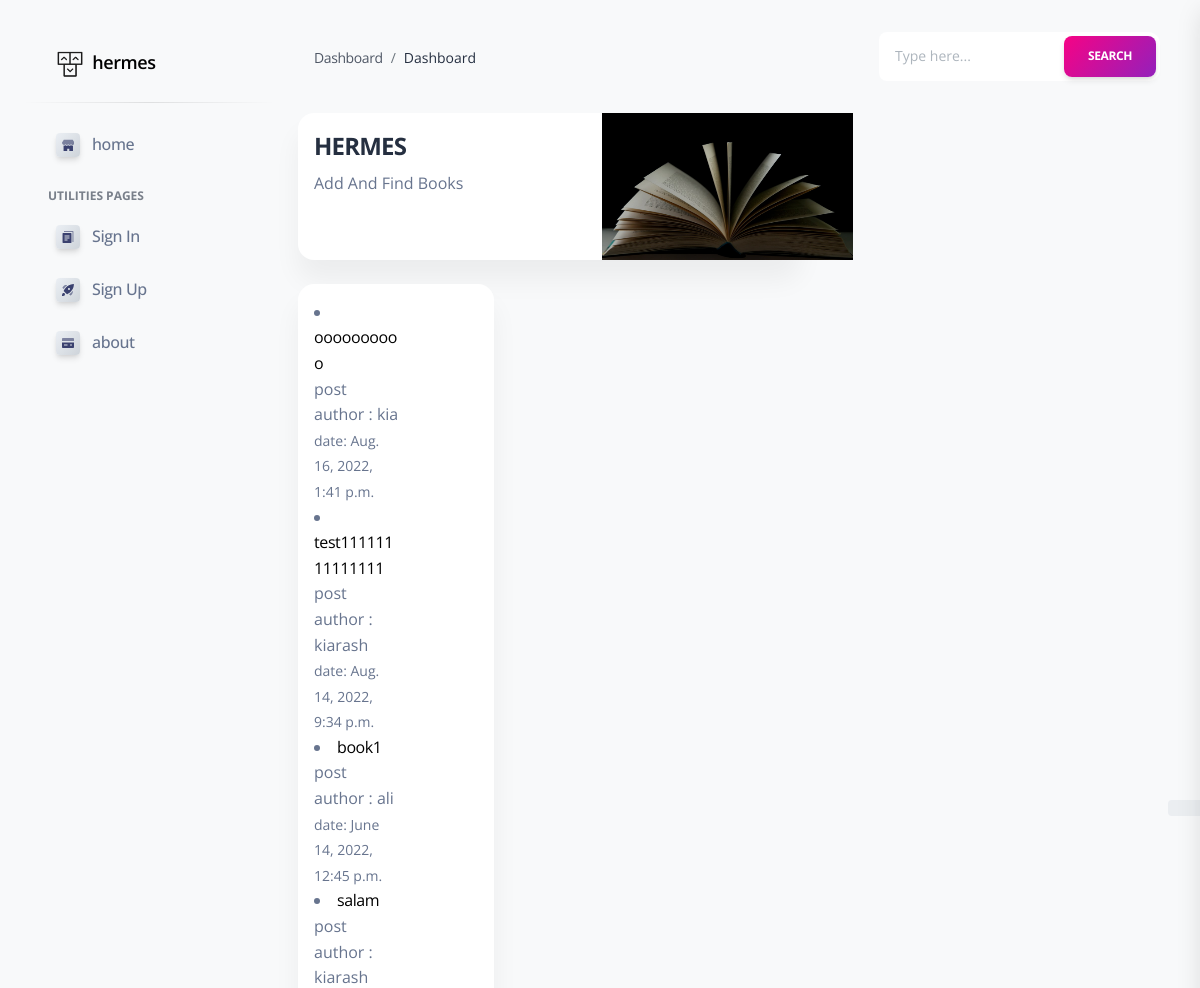
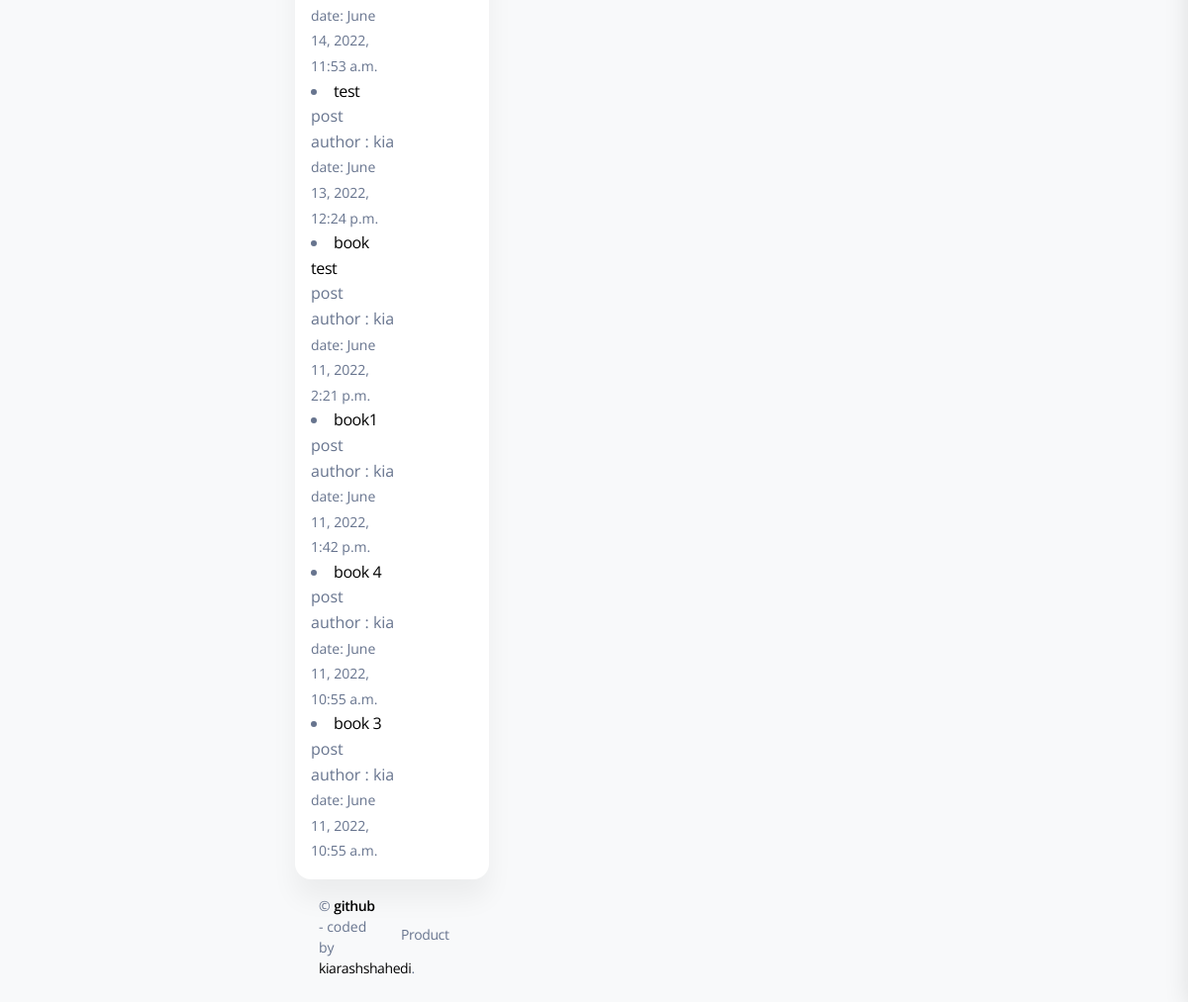
The page / on the database its author committed (2 pictures, top to bottom).
### post/models.py (models this page shows, shortened)
class Post(models.Model):
    title = models.CharField(max_length=200) #esme ketab
    slug = models.SlugField(unique=True)
    body = models.TextField() #darbareye ketab
    image = models.ImageField(upload_to='img') #ax ketab
    created = models.DateTimeField(auto_now_add=True)
    updated = models.DateTimeField(auto_now=True)
    author = models.ForeignKey(User, on_delete=models.CASCADE) #nevisande site
    book_author = models.CharField(max_length=200) #nevisande ketab
    date_of_book = models.IntegerField() #salechap

### post/views.py (the view)
# urls.py: path('', Home.as_view(), name = "home"),
class Home(ListView):
    model = Post
    template_name = 'post/home.html'
    ordering = ['-created']

### post/templates/post/home.html (shortened to what this page needs)
{% extends 'layouts/base.html' %}
{% load static %}
{% block content %}
    <div class="container-fluid py-4">
      <div class="row">
        <div class="col-lg-7 mb-lg-0 mb-4">
          <div class="card">
            <div class="card-body p-3">
              <div class="row">
                <div class="col-lg-6">
                  <div class="d-flex flex-column h-100">
                    <h4 class="font-weight-bolder">HERMES</h4>
                    <p class="mb-5">Add And Find Books</p>
                  </div>
                </div>
                <div class="col-lg-5 ms-auto text-center mt-5 mt-lg-0">
                  <div class="bg-gradient-primary border-radius-lg h-100">
                    <img src="{% static 'assets/img/shapes/photo-1589998059171-988d887df646.jpeg' %}" class="position-absolute h-100 w-50 top-0 d-lg-block d-none" alt="waves">
                    <div class="position-relative d-flex align-items-center justify-content-center h-100">
                    </div>
                  </div>
                </div>
              </div>
            </div>
          </div>
        </div>
      <div class="row mt-4">
        <div class="col-xl-3 col-sm-6 mb-xl-0 mb-4">
          <div class="card">
            <div class="card-body p-3">
              <div class="row">
                <div class="col-7">
                  <div class="numbers">
                    {% for post in object_list  %}
                    <li>
                      <a href="{% url 'postdetail' post.pk %}">
                          {{ post.title }}</a>
                          <br>
                          post author : {{ post.author }}
                          <br>
                          <small>
                              date: {{ post.created }}
                          </small>
                  </li>
                  {% endfor %}
                </div>
              </div>
            </div>
          </div>
        </div>
      {% include "includes/footer.html" %}
    </div>
{% endblock content %}

### post/templates/layouts/base.html (shortened to what this page needs)
{% load static %}
<!DOCTYPE html>
<html lang="en">
<head>
  <link href="{% static 'assets/css/nucleo-icons.css' %}" rel="stylesheet" />
  <link href="{% static 'assets/css/nucleo-svg.css' %}" rel="stylesheet" />
  <link href="{% static 'assets/css/nucleo-svg.css' %}" rel="stylesheet" />
  <link id="pagestyle" href="{% static 'assets/css/soft-ui-dashboard.css' %}" rel="stylesheet" />
</head>
<body class="g-sidenav-show bg-gray-100">
  {% include "includes/sidebar.html" %}
  <main class="main-content mt-4 border-radius-lg">
    {% include "includes/navigation.html" %}
    {% block content %}{% endblock content %}
  </main>
  {% include "includes/fixed-plugin.html" %}
</body>
</html>

### post/templates/includes/sidebar.html (shortened to what this page needs)
  <aside class="sidenav navbar navbar-vertical navbar-expand-xs border-0 border-radius-xl my-4 fixed-left ms-4" id="sidenav-main">
    <div class="sidenav-header">
      <a class="navbar-brand m-0" href="/">
        <img src="/static/assets/img/logo-ct.png" class="navbar-brand-img h-100 w-15" alt="...">
        <span class="ms-1 font-weight-bold">hermes</span>
      </a>
    </div>
    <hr class="horizontal dark mt-0">
    <div class="collapse navbar-collapse  w-auto" id="sidenav-collapse-main">
      <ul class="navbar-nav">
        <li class="nav-item mb-1">
          <a class="nav-link {% if 'index' in segment %} active {% endif %}" href="/">
            <div class="icon icon-shape icon-xs shadow border-radius-sm bg-gradient-light text-center me-2 d-flex align-items-center justify-content-center">
            </div>
            <span class="nav-link-text ms-1"> home</span>
          </a>
        </li>
        <li class="nav-item mt-3">
          <h6 class="ps-4 text-uppercase text-xs font-weight-bolder opacity-6">Utilities pages</h6>
        </li>
        <li class="nav-item mb-1">
          <a class="nav-link  " href="{% url 'login' %}">
            <div class="icon icon-shape icon-xs shadow border-radius-sm bg-gradient-light text-center me-2 d-flex align-items-center justify-content-center">
            </div>
            <span class="nav-link-text ms-1">Sign In</span>
          </a>
        </li>
        <li class="nav-item mb-1">
          <a class="nav-link  " href="{% url 'signup' %}">
            <div class="icon icon-shape icon-xs shadow border-radius-sm bg-gradient-light text-center me-2 d-flex align-items-center justify-content-center">
            </div>
            <span class="nav-link-text ms-1">Sign Up</span>
          </a>
        </li>
        <li class="nav-item mb-1">
          <a class="nav-link {% if 'billing' in segment %} active {% endif %}" href="{% url 'about' %}">
            <div class="icon icon-shape icon-xs shadow border-radius-sm bg-gradient-light text-center me-2 d-flex align-items-center justify-content-center">
            </div>
            <span class="nav-link-text ms-1">about</span>
          </a>
        </li>
      </ul>
    </div>
    <div class="sidenav-footer mx-3 mt-3 pt-3">
    </div>
  </aside>

### post/templates/includes/navigation.html (shortened to what this page needs)
  <nav class="navbar navbar-main navbar-expand-lg px-0 mx-4 shadow-none border-radius-xl" id="navbarBlur" navbar-scroll="true">
    <div class="container-fluid px-3">
        <nav aria-label="breadcrumb">
          <ol class="breadcrumb bg-transparent mb-0 pb-1 px-0 me-sm-6 me-12">
            <li class="breadcrumb-item"><a class="opacity-8 text-dark" href="javascript:;">Dashboard</a></li>
            <li class="breadcrumb-item text-dark active" aria-current="page">
              Dashboard
            </li>
          </ol>
        </nav>
        <div class="ms-md-auto ps-md-3 d-flex align-items-center">
          <div class="bg-white border-radius-lg d-flex">
            <input type="text" class="form-control border-0 ps-3" placeholder="Type here...">
            <button class="btn bg-gradient-primary my-1 me-1">Search</button>
          </div>
        </div>
    </div>
  </nav>

### post/templates/includes/footer.html
      <footer class="footer pt-3">
        <div class="container-fluid">
          <div class="row align-items-center justify-content-lg-between">
            <div class="col-lg-6 mb-lg-0 mb-4">
              <div class="copyright text-center text-sm text-muted text-lg-left">
                &copy;
                <a href="https://github.com" class="font-weight-bold" target="_blank">github</a>
                - coded by <a target="_blank" href="https://github.com/kiarashshahedi">kiarashshahedi</a>.
              </div>
            </div>
            <div class="col-lg-6">
              <ul class="nav nav-footer justify-content-center justify-content-lg-end">
                <li class="nav-item">
                  <a href="https://www.creative-tim.com/product/soft-ui-dashboard-django"
                     class="nav-link text-muted" target="_blank">Product</a>
                </li>
              </ul>
            </div>
          </div>
        </div>
      </footer>

### post/templates/includes/fixed-plugin.html (shortened to what this page needs)
  <div class="fixed-plugin">
    <a class="fixed-plugin-button position-fixed px-3 py-2">
    </a>
  </div>

### static/assets/css/nucleo-svg.css (style rules this page uses)
.icon { display: inline-block; color: #111111; height: 1em; width: 1em; }
.icon-xs { height: 0.5em; width: 0.5em; }
.icon { fill: currentColor; stroke: none; }

### rows shown on the page
Post: title "oooooooooo", author "kia", created "Aug. 16, 2022, 1:41 p.m."
Post: title "test11111111111111", author "kiarash", created "Aug. 14, 2022, 9:34 p.m."
Post: title "book1", author "ali", created "June 14, 2022, 12:45 p.m."
Post: title "salam", author "kiarash", created "June 14, 2022, 11:53 a.m."
Post: title "test", author "kia", created "June 13, 2022, 12:24 p.m."
Post: title "book test", author "kia", created "June 11, 2022, 2:21 p.m."
Post: title "book1", author "kia", created "June 11, 2022, 1:42 p.m."
Post: title "book 4", author "kia", created "June 11, 2022, 10:55 a.m."
Post: title "book 3", author "kia", created "June 11, 2022, 10:55 a.m."
